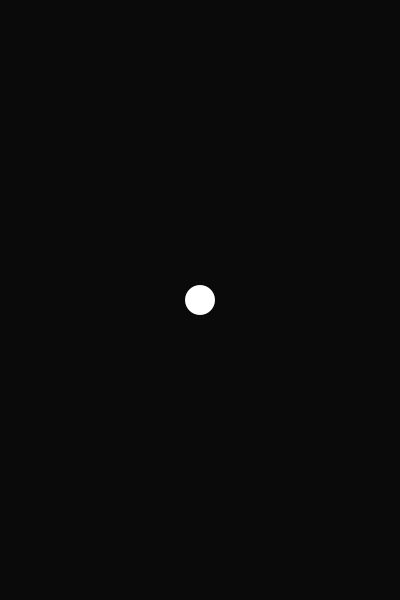
Frame 1 (no input)
Frame 60 (the mouse pressed at the canvas centre just before this capture): identical to frame 1, image omitted
Frame 120 (the mouse held since frame 60 and released just before this capture): identical to frame 1, image omitted

The Processing sketch that drew this single still picture (run headless with seeded random() and noise(); from frame 60 on, the mouse is pressed at the canvas centre):

// Processing sketch: prototipoSpaceGame
// ── prototipoSpaceGame.pde
Input input;
Ship ship;

void setup() {
  size(400, 600);
  input = new Input();
  ship = new Ship(width/2, height/2);
}

void draw() {
  background(10);
  ship.update();
  input.update();
}

void keyPressed(){
  input.pressed();
}

void keyReleased(){
  input.released();
}


// ── Entities.pde
class Entity {
  float x, y; 
  void update() {
  }
  void show() {
  }
}


class Ship extends Entity {
  float x, y; 
  float vel, velx, vely;
  Ship(float x, float y) {
    this.x = x;
    this.y = y;
    vel = 1;
    velx = vely = 0;
  }
  void update() {
    
    velx = 0; 
    vely = 0;
    if(input.left.press) velx -= vel;
    if(input.right.press) velx += vel;
    if(input.up.press) vely -= vel;
    if(input.down.press) vely += vel;
    x += velx; 
    y += vely;
    
    show();
  }
  void show() {
    noStroke();
    fill(255);
    ellipse(x, y, 30, 30);
  }
}


// ── Input.pde
class Key {
  boolean click, press, release;
  Key() {
    click = press = release = false;
  }
  
  void update() {
    click = false;
    release = false;
  }
  
  void pressed() {
    click = true;
    press = true;
  }
  
  void released() {
    release = true;
    press = false;
  }
}

class Input {
  boolean click, press, release;
  Key left, right, up, down;
  Input(){
    click = press = release = false;
    left = new Key();
    right = new Key();
    up = new Key();
    down = new Key();
  }
  
  void update() {
    click = false;
    release = false;
    
    left.update();
    right.update();
    up.update();
    down.update();
  }
  
  void pressed() {
    click = true;
    press = true;
    
    if(key == 'a' || keyCode == LEFT) left.pressed();
    if(key == 'd' || keyCode == RIGHT) right.pressed();
    if(key == 'w' || keyCode == UP) up.pressed();
    if(key == 's' || keyCode == DOWN) down.pressed();
  }
  
  void released() {
    release = true;
    press = false;
    
    if(key == 'a' || keyCode == LEFT) left.released();
    if(key == 'd' || keyCode == RIGHT) right.released();
    if(key == 'w' || keyCode == UP) up.released();
    if(key == 's' || keyCode == DOWN) down.released();
  }
}
